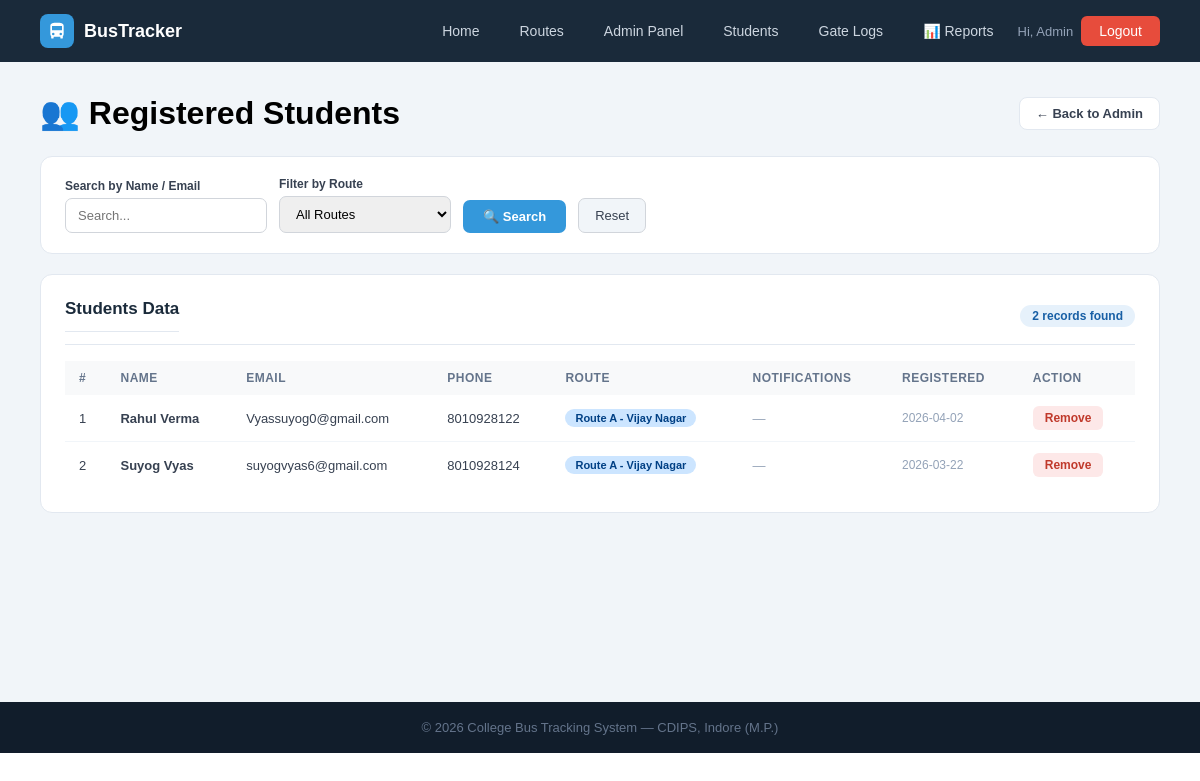
The app's page /admin/students (signed in), older data.
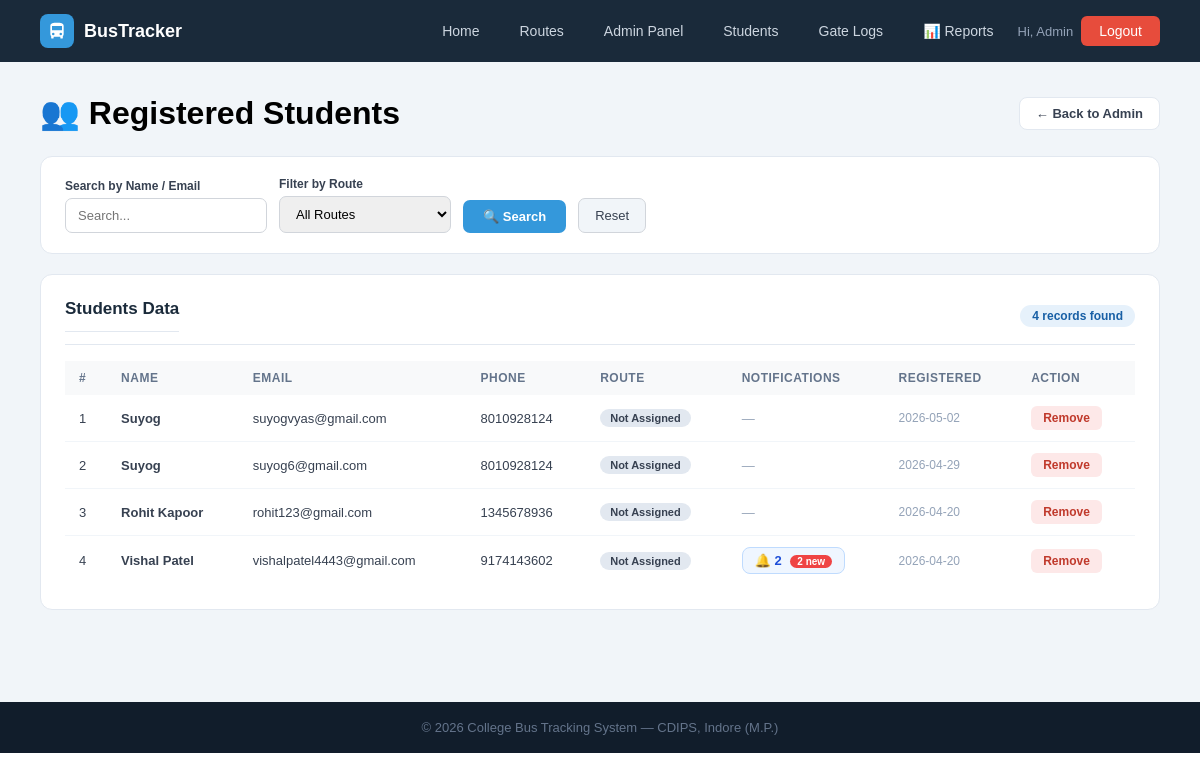
The same page, newer data.
### tables this page shows
CREATE TABLE users (
        id INTEGER PRIMARY KEY AUTOINCREMENT,
        name TEXT NOT NULL, email TEXT UNIQUE NOT NULL,
        password TEXT NOT NULL, role TEXT DEFAULT 'student',
        phone TEXT, route_id INTEGER,
        created_at TIMESTAMP DEFAULT CURRENT_TIMESTAMP);

CREATE TABLE routes (
        id INTEGER PRIMARY KEY AUTOINCREMENT,
        route_name TEXT NOT NULL, bus_id INTEGER,
        start_point TEXT, end_point TEXT,
        departure_time TEXT, arrival_time TEXT, stops TEXT, original_bus_id INTEGER,
        FOREIGN KEY(bus_id) REFERENCES buses(id));

### app.py (the view)
@app.route('/admin/students')
@admin_required
def students_list():
    search=request.args.get('search',''); route_filter=request.args.get('route','')
    db=get_db()
    q = "SELECT u.*,r.route_name FROM users u LEFT JOIN routes r ON u.route_id=r.id WHERE u.role='student'"
    params=[]
    if search:
        q+=" AND (u.name LIKE ? OR u.email LIKE ?)"; params+=[f'%{search}%',f'%{search}%']
    if route_filter:
        q+=" AND u.route_id=?"; params.append(route_filter)
    q+=" ORDER BY u.created_at DESC"
    students=db.execute(q,params).fetchall()
    routes=db.execute("SELECT * FROM routes").fetchall()
    student_ids = [s['id'] for s in students]
    notif_map = {}
    if student_ids:
        placeholders = ','.join('?' * len(student_ids))
        all_notifs = db.execute(
            f"SELECT * FROM notifications WHERE user_id IN ({placeholders}) ORDER BY created_at DESC",
            student_ids
        ).fetchall()
        for n in all_notifs:
            uid = n['user_id']
            if uid not in notif_map:
                notif_map[uid] = []
            notif_map[uid].append(n)
    notif_data = {
        str(uid): [
            {
                'msg': n['message'],
                'time': n['created_at'][:16] if n['created_at'] else '',
                'read': bool(n['is_read'])
            }
            for n in notif_map.get(uid, [])
        ]
        for uid in notif_map
    }
    student_names = {str(s['id']): s['name'] for s in students}
    db.close()
    return render_template('students.html', students=students, routes=routes,
                           search=search, route_filter=route_filter,
                           notif_map=notif_map,
                           notif_data=notif_data,
                           student_names=student_names)

### app.py (called while the page is built, shortened)
def get_db():
    conn = sqlite3.connect(DB)
    conn.row_factory = sqlite3.Row
    return conn

def admin_required(f):
    @wraps(f)
    def dec(*a, **kw):
        if 'admin' not in session:
            flash('Admin access required.', 'error')
            return redirect(url_for('admin_login'))
        return f(*a, **kw)
    return dec

@app.context_processor
def inject_notifications():
    return dict(notifications=[], unread_count=0)

### templates/students.html (shortened to what this page needs)
{% extends "base.html" %}
{% block content %}
<div class="page">
    <div class="page-header-row">
        <h1>👥 Registered Students</h1>
        <a href="{{ url_for('admin_dashboard') }}" class="back-btn">← Back to Admin</a>
    </div>
    <div class="search-bar">
        <form method="GET" action="{{ url_for('students_list') }}">
            <div class="fg">
                <label>Search by Name / Email</label>
                <input type="text" name="search" placeholder="Search..." value="{{ search }}">
            </div>
            <div class="fg">
                <label>Filter by Route</label>
                <select name="route">
                    <option value="">All Routes</option>
                </select>
            </div>
            <button type="submit" class="btn-search">🔍 Search</button>
            <a href="{{ url_for('students_list') }}" class="btn-clear">Reset</a>
        </form>
    </div>
    <div class="panel">
        <div class="panel-header">
            <h2>Students Data</h2>
            <span class="count-badge">{{ students|length }} records found</span>
        </div>
        <table>
            <thead>
                <tr>
                    <th>#</th><th>Name</th><th>Email</th><th>Phone</th>
                    <th>Route</th><th>Notifications</th><th>Registered</th><th>Action</th>
                </tr>
            </thead>
            <tbody>
            {% for s in students %}
            {% set s_notifs = notif_map.get(s.id, []) %}
            {% set unread = s_notifs | selectattr('is_read', 'equalto', 0) | list | length %}
            <tr>
                <td>{{ loop.index }}</td>
                <td><b>{{ s.name }}</b></td>
                <td>{{ s.email }}</td>
                <td>{{ s.phone or '—' }}</td>
                <td>
                    {% if s.route_name %}
                    <span class="badge badge-blue">{{ s.route_name }}</span>
                    {% else %}
                    <span class="badge badge-gray">Not Assigned</span>
                    {% endif %}
                </td>
                <td>
                    {% if s_notifs %}
                    <button class="notif-view-btn" onclick="showNotifs('{{ s.id }}')">
                        🔔 {{ s_notifs|length }}
                        {% if unread > 0 %}<span class="unread-dot">{{ unread }} new</span>{% endif %}
                    </button>
                    {% else %}
                    <span style="color:#94a3b8;font-size:13px;">—</span>
                    {% endif %}
                </td>
                <td style="font-size:12px;color:#94a3b8">{{ s.created_at[:10] if s.created_at else '—' }}</td>
                <td><a href="{{ url_for('delete_student', uid=s.id) }}" class="btn-sm btn-danger">Remove</a></td>
            </tr>
            {% else %}
            <tr><td colspan="8" style="text-align:center;color:#94a3b8;padding:32px">No students found.</td></tr>
            {% endfor %}
            </tbody>
        </table>
    </div>
</div>
{% endblock %}

Row changes from the older to the newer data that the page shows:
removed users: name "Rahul Verma", email "Vyassuyog0@gmail.com", phone "8010928122", route_name "Route A - Vijay Nagar", created_at "2026-04-02"
removed users: name "Suyog Vyas", email "suyogvyas6@gmail.com", phone "8010928124", route_name "Route A - Vijay Nagar", created_at "2026-03-22"
added users: name "Suyog", email "suyogvyas@gmail.com", phone "8010928124", shows "Not Assigned", created_at "2026-05-02"
added users: name "Suyog", email "suyog6@gmail.com", phone "8010928124", shows "Not Assigned", created_at "2026-04-29"
added users: name "Rohit Kapoor", email "rohit123@gmail.com", phone "1345678936", shows "Not Assigned", created_at "2026-04-20"
added users: name "Vishal Patel", email "vishalpatel4443@gmail.com", phone "9174143602", shows "Not Assigned", s_notifs "2", unread "2", created_at "2026-04-20"
Text that changed along with them:
{{ students|length }}: "2" → "4"
